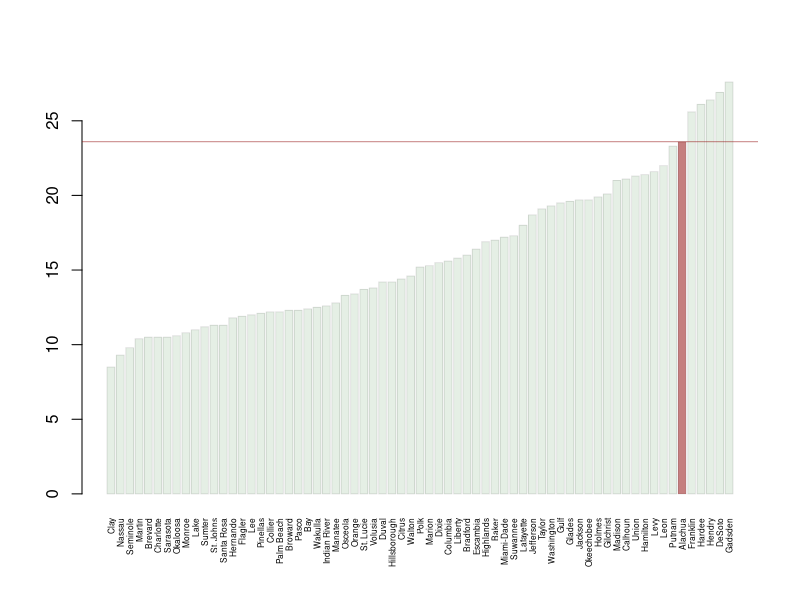
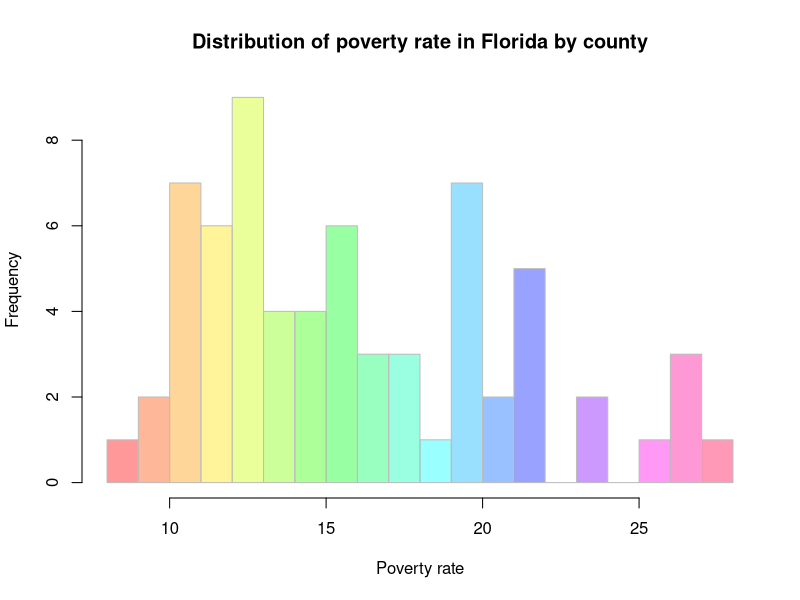
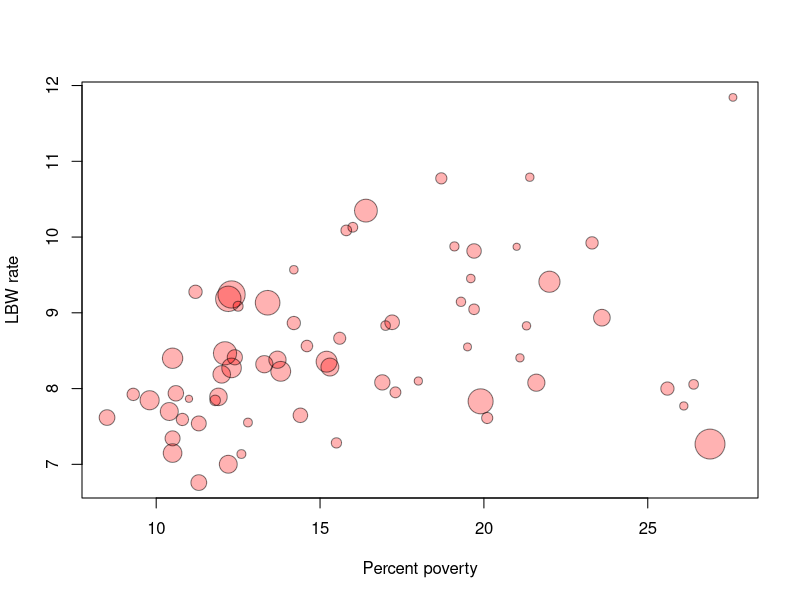
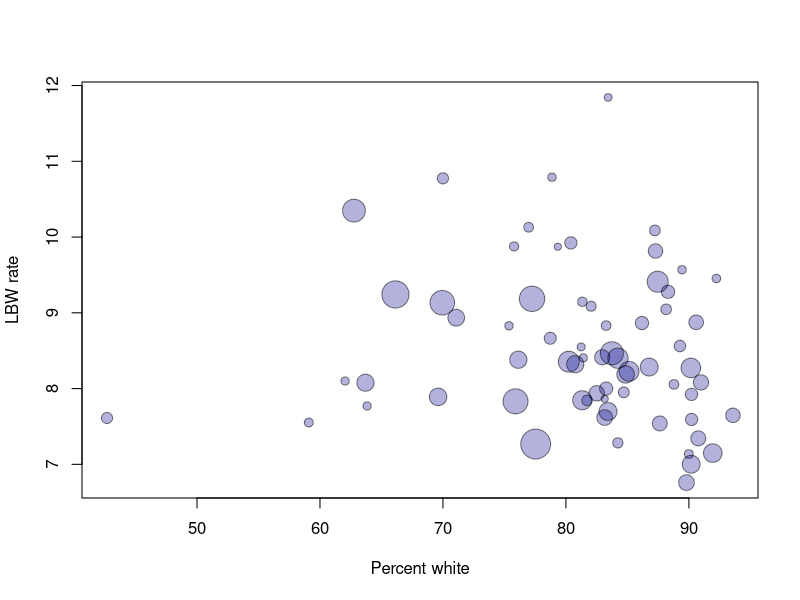

Reproduce these figures in R, in order.
## ---- chunk 1
setwd('~/Documents/misc/lbw_tutorial')
lbw <- read.csv("lbw.csv")
## ---- chunk 2
library(dplyr)
lbw <- 
  lbw %>%
  arrange(percent_poverty)
## ---- chunk 3
#### !!!!!!!!!!
mycols <- rep(adjustcolor("darkgreen", alpha.f = 0.1), nrow(lbw))
mycols[which(lbw$county == "Alachua")] <- adjustcolor("darkred", alpha.f =0.5)
barplot(lbw$percent_poverty,
        col = mycols,
        border = adjustcolor("black", alpha.f = 0.1),
        names.arg = lbw$county,
        las = 3,
        cex.names = 0.5)
abline(h = lbw$percent_poverty[which(lbw$county == "Alachua")],
       col = adjustcolor("darkred", alpha.f = 0.5))
## ---- chunk 4
hist(lbw$percent_poverty, col = adjustcolor(rainbow(20), alpha.f = 0.4),
     border = "grey",
     xlab = "Poverty rate", breaks = 20,
     main = "Distribution of poverty rate in Florida by county")
## ---- chunk 5
lbw <- lbw %>%
  arrange(total_pop)
## ---- chunk 6
#### !!!!!!!!!!
lbw <- 
  lbw %>%
  mutate(white_per = white / total_pop * 100,
         black_per = black / total_pop * 100,
         other_per = other / total_pop * 100,
         lbw_per = lbw_births / live_births * 100)
## ---- chunk 7
#### !!!!!!!!!!
plot(lbw$percent_poverty, lbw$lbw_per,
     xlab = "Percent poverty",
     ylab = "LBW rate",
     pch = 16, 
     col = adjustcolor("red", alpha.f = 0.3),
     cex = lbw$total_pop ^ (1/4) / 10)
points(lbw$percent_poverty, lbw$lbw_per,
     col = adjustcolor("black", alpha.f = 0.5),
     cex = lbw$total_pop ^ (1/4) / 10)
## ---- chunk 8
#### !!!!!!!!!!
plot(lbw$white_per, lbw$lbw_per,
     xlab = "Percent white",
     ylab = "LBW rate",
     pch = 16, 
     col = adjustcolor("darkblue", alpha.f = 0.3),
     cex = lbw$total_pop ^ (1/4) / 10)
points(lbw$white_per, lbw$lbw_per,
     col = adjustcolor("black", alpha.f = 0.5),
     cex = lbw$total_pop ^ (1/4) / 10)
## ---- chunk 9
#### !!!!!!!!!!
fit <- lm(lbw_per ~ black_per + percent_poverty, data = lbw)
